Frame 1 (no input): blank canvas, image omitted
Frame 60 (no input): blank canvas, image omitted
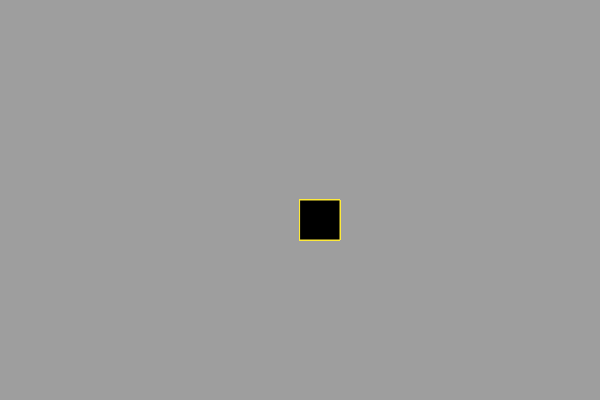
Frame 120 (the mouse pressed at the canvas centre since frame 60)

The p5.js sketch whose frames 1 and 60 were blank and that drew this single picture after the mouse press (run headless with seeded random() and noise() and a simulated clock; from frame 60 on, the mouse is pressed at the canvas centre):

// p5.js sketch
// ── sketch.js
function setup() {
  createCanvas(600, 400);
  background("#9E9E9E");
}

function draw() {
  stroke("#FFEB3B");
  fill("rgb(0,0,0)");


if(mouseIsPressed){
  rect(mouseX, mouseY, 40, 40);
}
}
